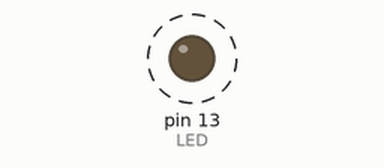
The sketch below on a simulated Arduino Uno, built with avr-gcc and run on an emulated ATmega328P. On the bench: output pins drawn as LEDs (lit = HIGH). Dashed ring = blinking.

Above: at 0.2 s.
Timing chart, 0 to 3.0 s (numbered marks = the images above):
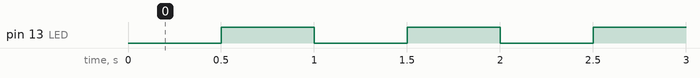

Measured:
- by itself, pin 13 (LED): alternates HIGH for 0.50 s and LOW for 0.50 s

The sketch:

blink_millis.ino
```cpp
/*
  SA1 - blink_millis.ino  (AMPLIACIO)
  Parpelleig SENSE delay(): la placa no s'atura mentre espera.
  Tecnica: comparar el temps transcorregut amb millis().
  Per que importa: amb delay() la placa queda "congelada"; amb millis()
  podria fer altres coses alhora (llegir un boto, un sensor...). Es la base
  del control de sistemes que faran diverses tasques a la vegada.
  Quan: S3 - repte + (qui va sobrat)
*/

const int LED = 13;
const unsigned long INTERVAL = 500;   // mig segon entre canvis (ms)

unsigned long anterior = 0;   // moment de l'ultim canvi
int estat = LOW;              // estat actual del LED

void setup() {
  pinMode(LED, OUTPUT);
}

void loop() {
  unsigned long ara = millis();        // mil·lisegons des que la placa va arrencar

  // Ha passat prou temps des de l'ultim canvi?
  if (ara - anterior >= INTERVAL) {
    anterior = ara;                    // desem el nou moment de referencia
    estat = (estat == LOW) ? HIGH : LOW;  // invertim l'estat
    digitalWrite(LED, estat);
  }

  // Aqui el loop continua lliure: es podria llegir un sensor sense esperar.
}
```
